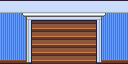

Rendered tile map (Tiled .tmx) drawn with the repository's tilesets; below, a short description and the full map source, tile grids included:
An orthogonal 4x2 tile map with 32x32 px tiles, 4 tile layers (Tile Layer 2, Tile Layer 1, Tile Layer 3, Tile Layer 4), 4 tilesets.

<map version="1.5" tiledversion="1.7.2" orientation="orthogonal" renderorder="right-down" width="4" height="2" tilewidth="32" tileheight="32" infinite="0" nextlayerid="5" nextobjectid="1">
 <tileset firstgid="1" source="../../../../objects/WIP/Roz/Walls - Base.tsx" />
 <tileset firstgid="1921" source="../../../../objects/WIP/Roz/Walls - Tops.tsx" />
 <tileset firstgid="2533" source="../../../../objects/WIP/Roz/Walls - Trims and Doors.tsx" />
 <tileset firstgid="3283" source="../../../../tilesets/gather_floors_2_exploration.tsx" />
 <layer id="2" name="Tile Layer 2" width="4" height="2">
  <data encoding="csv">
0,3907,3907,3907,
0,3907,3907,0
</data>
 </layer>
 <layer id="1" name="Tile Layer 1" width="4" height="2">
  <data encoding="csv">
118,0,0,118,
142,0,0,142
</data>
 </layer>
 <layer id="3" name="Tile Layer 3" width="4" height="2">
  <data encoding="csv">
2944,2945,2945,2946,
2959,2960,2960,2961
</data>
 </layer>
 <layer id="4" name="Tile Layer 4" width="4" height="2">
  <data encoding="csv">
1922,1922,1922,1922,
0,0,0,0
</data>
 </layer>
</map>
